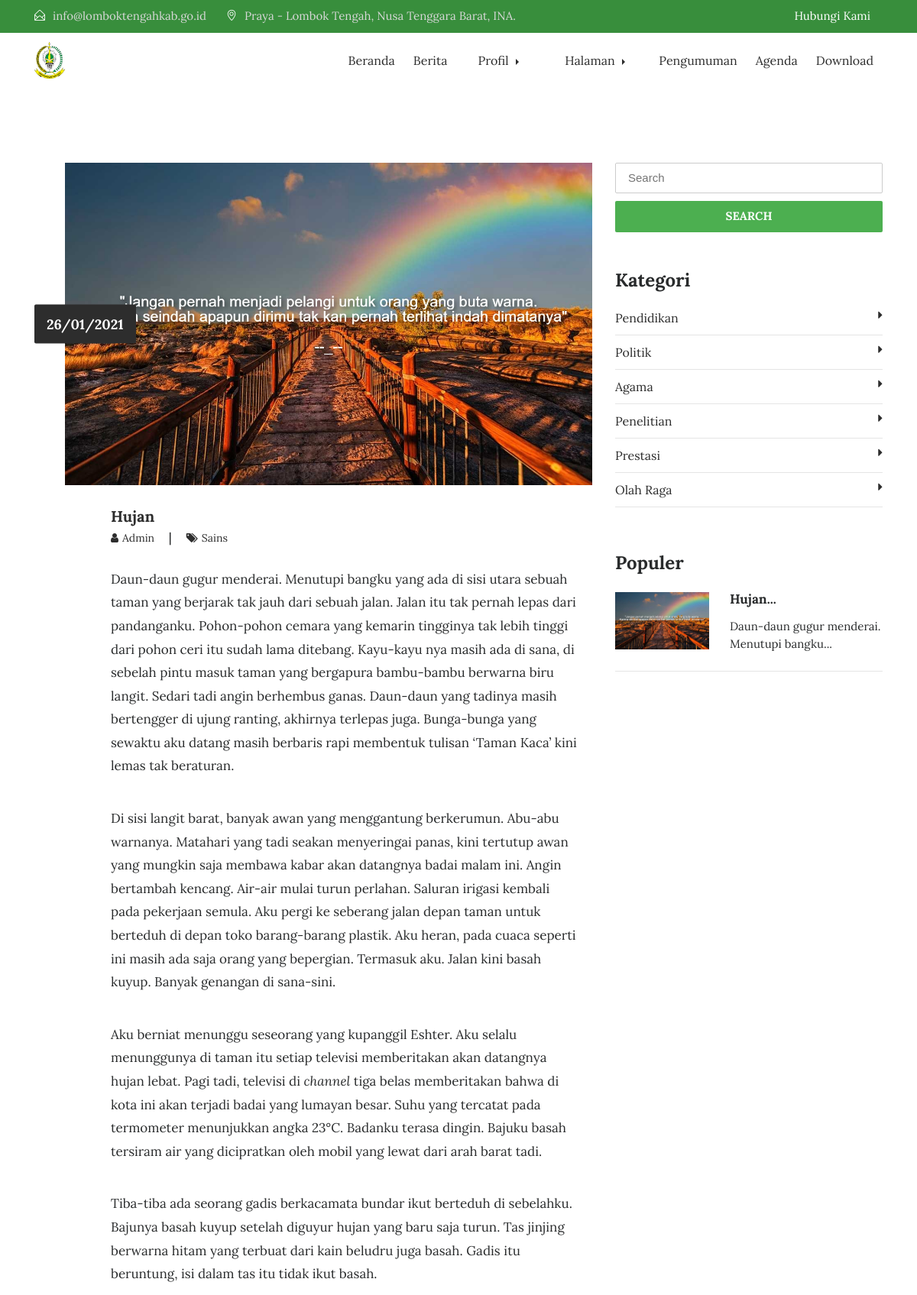
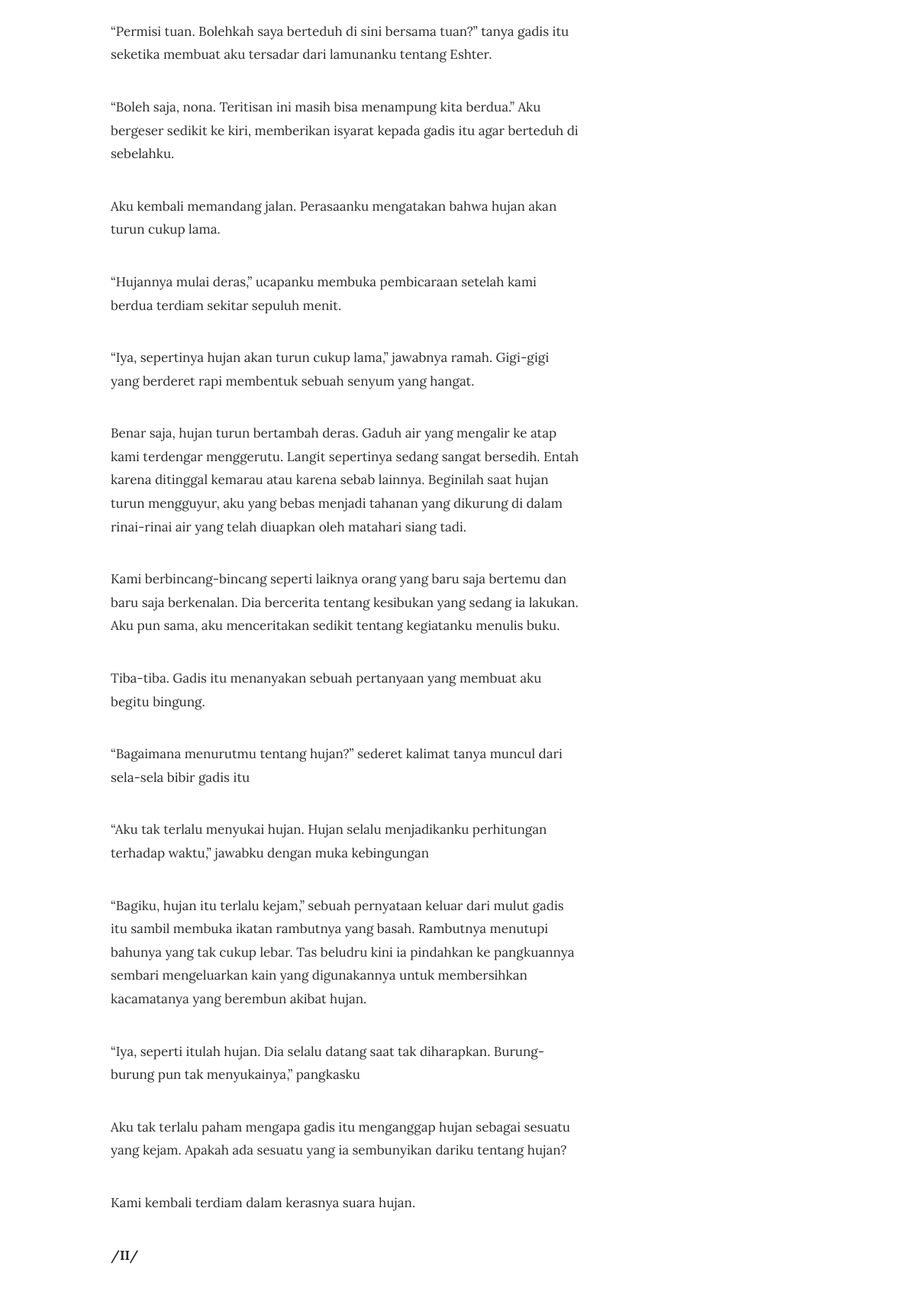
Page /artikel/hujan (upper part) on the committed database (2 pictures, top to bottom).
### tables this page shows
CREATE TABLE `tbl_tulisan`  (
  `tulisan_id` int(11) NOT NULL AUTO_INCREMENT,
  `tulisan_judul` varchar(100) NULL DEFAULT NULL,
  `tulisan_isi` text NULL,
  `tulisan_tanggal` timestamp(0) NULL DEFAULT CURRENT_TIMESTAMP(0),
  `tulisan_kategori_id` int(11) NULL DEFAULT NULL,
  `tulisan_kategori_nama` varchar(30) NULL DEFAULT NULL,
  `tulisan_views` int(11) NULL DEFAULT 0,
  `tulisan_gambar` varchar(40) NULL DEFAULT NULL,
  `tulisan_pengguna_id` int(11) NULL DEFAULT NULL,
  `tulisan_author` varchar(40) NULL DEFAULT NULL,
  `tulisan_img_slider` int(2) NOT NULL DEFAULT 0,
  `tulisan_slug` varchar(200) NULL DEFAULT NULL,
  PRIMARY KEY (`tulisan_id`) USING BTREE,
  INDEX `tulisan_kategori_id`(`tulisan_kategori_id`) USING BTREE,
  INDEX `tulisan_pengguna_id`(`tulisan_pengguna_id`) USING BTREE
);

CREATE TABLE `tbl_kategori`  (
  `kategori_id` int(11) NOT NULL AUTO_INCREMENT,
  `kategori_nama` varchar(30) NULL DEFAULT NULL,
  `kategori_tanggal` timestamp(0) NULL DEFAULT CURRENT_TIMESTAMP(0),
  PRIMARY KEY (`kategori_id`) USING BTREE
);

### application/controllers/Blog.php (called while the page is built, shortened)
<?php
class Blog extends CI_Controller
{
    function __construct()
    {
        $this->load->model('m_tulisan');
        $this->load->model('m_pengunjung');
    }
    function detail($slugs)
    {
        $slug = htmlspecialchars($slugs, ENT_QUOTES);
        $query = $this->db->get_where('tbl_tulisan', array('tulisan_slug' => $slug));
        if ($query->num_rows() > 0) {
            $b = $query->row_array();
            $kode = $b['tulisan_id'];
            $this->db->query("UPDATE tbl_tulisan SET tulisan_views=tulisan_views+1 WHERE tulisan_id='$kode'");
            $data = $this->m_tulisan->get_berita_by_kode($kode);
            $row = $data->row_array();
            $x['id'] = $row['tulisan_id'];
            $x['title'] = $row['tulisan_judul'];
            $x['image'] = $row['tulisan_gambar'];
            $x['blog'] = $row['tulisan_isi'];
            $x['tanggal'] = $row['tanggal'];
            $x['author'] = $row['tulisan_author'];
            $x['kategori'] = $row['tulisan_kategori_nama'];
            $x['slug'] = $row['tulisan_slug'];
            $x['show_komentar'] = $this->m_tulisan->show_komentar_by_tulisan_id($kode);
            $x['category'] = $this->db->get('tbl_kategori');
            $x['populer'] = $this->db->query("SELECT * FROM tbl_tulisan ORDER BY tulisan_views DESC LIMIT 5");
            $this->load->view('depan/v_blog_detail', $x);
        } else {
            redirect('artikel');
        }
    }
}

### index.php (called while the page is built, shortened)
<?php
require_once BASEPATH.'core/CodeIgniter.php';

### application/models/M_tulisan.php (called while the page is built, shortened)
<?php
class M_tulisan extends CI_Model{
	function get_berita_by_kode($kode){
		$hsl=$this->db->query("SELECT tbl_tulisan.*,DATE_FORMAT(tulisan_tanggal,'%d/%m/%Y') AS tanggal FROM tbl_tulisan where tulisan_id='$kode'");
		return $hsl;
	}
}

### application/views/depan/v_blog_detail.php (the view, shortened to what this page needs)
    <section class="blog-wrap">
        <div class="container">
            <div class="row">
                <div class="col-md-8">
                    <div class="blog-img_block">
                        <img src="<?php echo base_url() . 'assets/images/berita/' . $image ?>" class="img-fluid"
                             alt="blog-img">
                        <div class="blog-date">
                            <span><?php echo $tanggal; ?></span>
                        </div>
                    </div>
                    <div class="blog-tiltle_block">
                        <h4><a href="<?php echo site_url('artikel/' . $slug); ?>"><?php echo $title; ?></a></h4>
                        <h6><a href="#"><i class="fa fa-user" aria-hidden="true"></i><span><?php echo $author; ?></span>
                            </a> | <a href="#"><i class="fa fa-tags"
                                                  aria-hidden="true"></i><span><?php echo $kategori; ?></span></a></h6>
                        <?php echo $blog; ?>
                    </div>
                </div>
                <div class="col-md-4">
                    <form action="<?php echo site_url('blog/search'); ?>" method="get">
                        <input type="text" name="keyword" placeholder="Search" class="blog-search" required>
                        <button type="submit" class="btn btn-warning btn-blogsearch">SEARCH</button>
                    </form>
                    <div class="blog-category_block">
                        <h3>Kategori</h3>
                        <ul>
                            <?php foreach ($category->result() as $row) : ?>
                                <li>
                                    <a href="<?php echo site_url('blog/kategori/' . str_replace(" ", "-", $row->kategori_nama)); ?>"><?php echo $row->kategori_nama; ?>
                                        <i class="fa fa-caret-right" aria-hidden="true"></i></a></li>
                            <?php endforeach; ?>
                        </ul>
                    </div>
                    <div class="blog-featured_post">
                        <h3>Populer</h3>
                        <?php foreach ($populer->result() as $row) : ?>
                            <div class="blog-featured-img_block">
                                <img width="35%"
                                     src="<?php echo base_url() . 'assets/images/berita/' . $row->tulisan_gambar; ?>"
                                     class="img-fluid" alt="blog-featured-img">
                                <h5>
                                    <a href="<?php echo site_url('artikel/' . $row->tulisan_slug); ?>"><?php echo limit_words($row->tulisan_judul, 3) . '...'; ?></a>
                                </h5>
                                <p><?php echo limit_words($row->tulisan_isi, 5) . '...'; ?></p>
                            </div>
                            <hr>
                        <?php endforeach; ?>
                    </div>
                </div>
            </div>
        </div>
    </section>
    </body>
</html>

### rows in the picture
tbl_tulisan: tulisan_gambar (picture), tulisan_judul "Hujan", tulisan_author "Admin", tulisan_kategori_nama "Sains", tulisan_isi "Daun-daun gugur menderai. Menutupi bangku yang ada di sisi utara sebuah taman yang berjarak tak jauh dari sebuah jalan. Jalan itu tak pernah lepas dari pandanganku. Pohon-pohon cemara yang kemarin tingginya tak lebih tinggi dari pohon ceri itu sudah lama ditebang. Kayu-kayu nya masih ada di sana, di sebelah pintu masuk taman yang bergapura bambu-bambu berwarna biru langit. Sedari tadi angin berhembus ganas. Daun-daun yang tadinya masih bertengger di ujung ranting, akhirnya terlepas juga. Bunga-bunga yang sewaktu aku datang masih berbaris rapi membentuk tulisan ‘Taman Kaca’ kini lemas tak beraturan. Di sisi langit barat, banyak awan yang menggantung berkerumun. Abu-abu warnanya. Matahari…", tulisan_isi "Daun-daun gugur menderai. Menutupi bangku"
tbl_kategori: kategori_nama "Pendidikan"
tbl_kategori: kategori_nama "Politik"
tbl_kategori: kategori_nama "Agama"
tbl_kategori: kategori_nama "Penelitian"
tbl_kategori: kategori_nama "Prestasi"
tbl_kategori: kategori_nama "Olah Raga"

### other values in the picture
$tanggal "26/01/2021"
